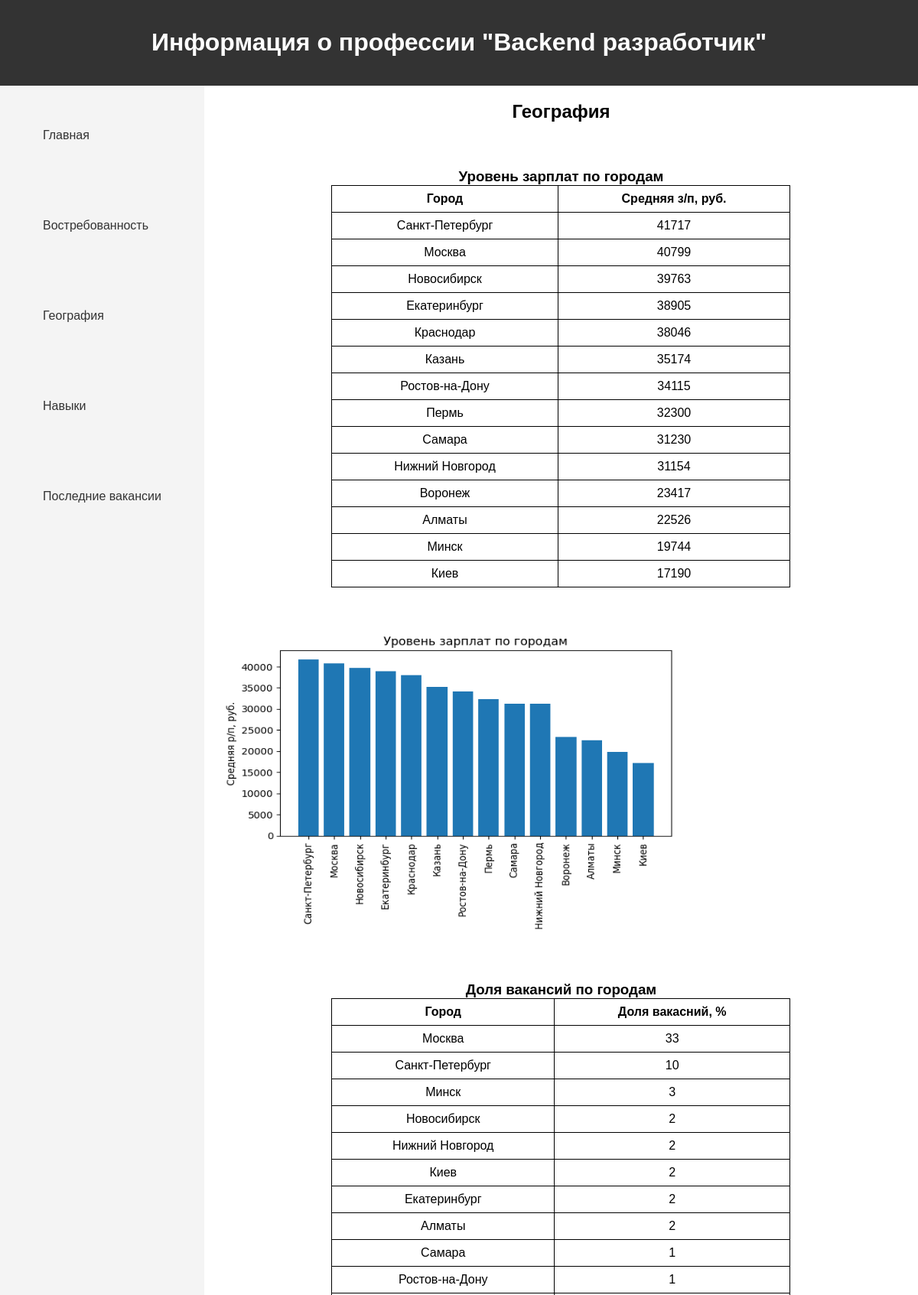
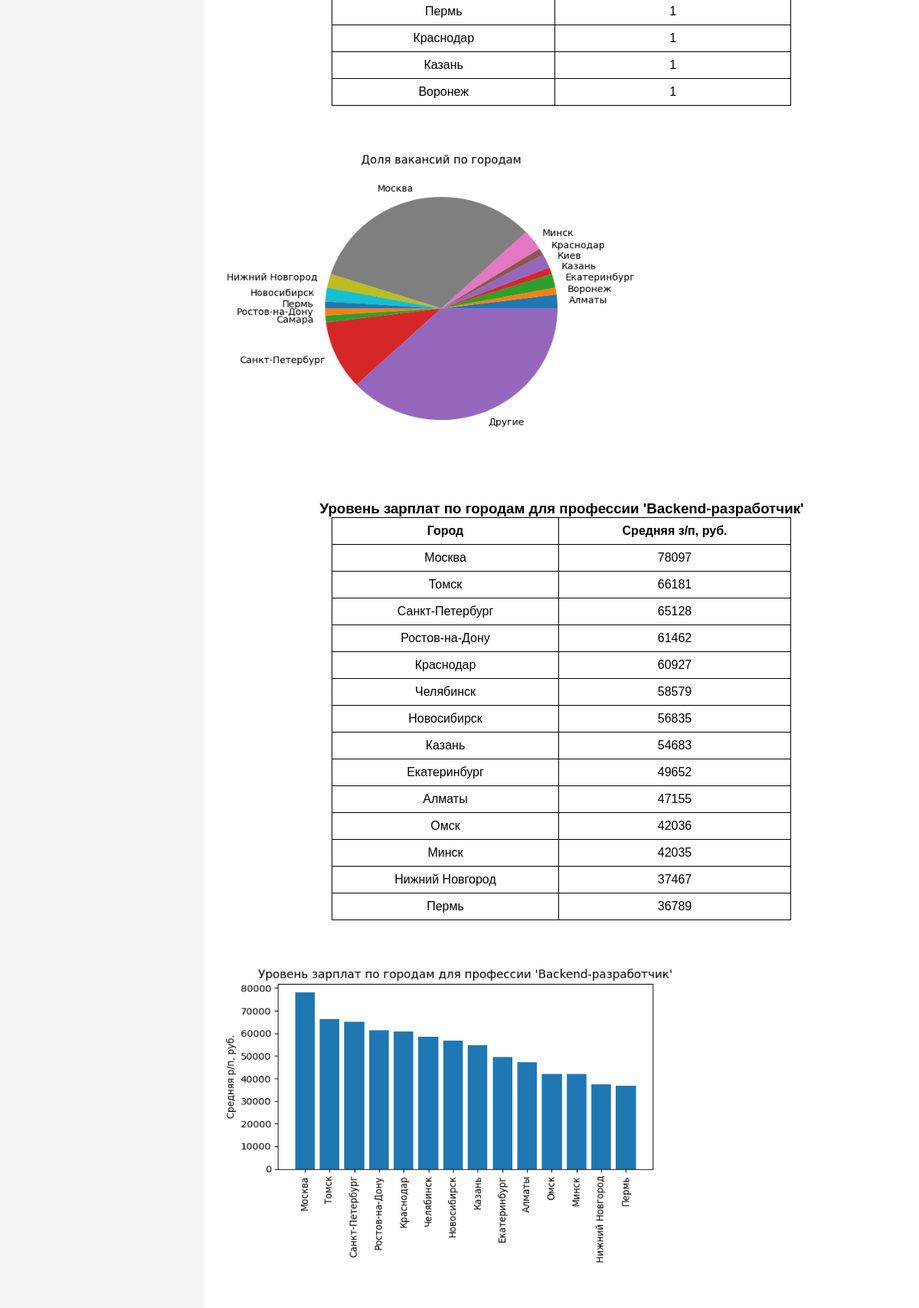
Page /geography/ (upper part) on the committed database (2 pictures, top to bottom).
### djangoProject/models.py (models this page shows)
class AllCitiesStat(models.Model):
    city = models.CharField(max_length=255)
    percent = models.IntegerField("Процент вакансий")
    salary = models.IntegerField("Средняя з/п")

class CitiesStatWithName(models.Model):
    city = models.CharField(max_length=255)
    percent = models.IntegerField("Процент вакансий")
    salary = models.IntegerField("Средняя з/п")

### djangoProject/views.py (the view)
# urls.py: path('geography/', views.geography_page, name='geography'),
def geography_page(request):
    all_cities_stat = models.AllCitiesStat.objects.all()
    cities_stat_with_name = models.CitiesStatWithName.objects.all()
    return render(request, "geography.html",
                  {"cities_with_name": cities_stat_with_name, "all_cities": all_cities_stat})

### templates/geography.html (shortened to what this page needs)
{% extends 'base.html' %}
{% load static %}
{% block main %}
<h2>География</h2>
<div class="container">
    <div class = 'my_table'>
        <h3 style="text-align: center">Уровень зарплат по городам</h3>
        <table>
            <thead>
                <tr>
                    <th>Город</th>
                    <th>Средняя з/п, руб.</th>
                </tr>
            </thead>
            <tbody>
            {% for city in all_cities|dictsort:"salary" reversed%}
                <tr>
                    <td>{{ city.city }}</td>
                    <td>{{ city.salary }}</td>
                </tr>
            {% endfor %}
            </tbody>
            </table>
    </div>
    <img src="{% static '/images/first_geo_graph.png' %}" height="400" width="600" alt="graph" style="margin-top: 35px">
    <div class = 'my_table'>
        <h3 style="text-align: center">Доля вакансий по городам</h3>
        <table>
            <thead>
                <tr>
                    <th>Город</th>
                    <th>Доля вакасний, %</th>
                </tr>
            </thead>
            <tbody>
            {% for city in all_cities|dictsort:"percent" reversed%}
                <tr>
                    <td>{{ city.city }}</td>
                    <td>{{ city.percent }}</td>
                </tr>
            {% endfor %}
            </tbody>
            </table>
    </div>
    <img src="{% static '/images/second_geo_graph.png' %}" height="400" width="550" alt="graph" style="margin-top: 35px">
    <div class = 'my_table'>
        <h3 style="text-align: center">Уровень зарплат по городам для профессии 'Backend-разработчик'</h3>
        <table>
            <thead>
                <tr>
                    <th>Город</th>
                    <th>Средняя з/п, руб.</th>
                </tr>
            </thead>
            <tbody>
            {% for city in cities_with_name|dictsort:"salary" reversed %}
                <tr>
                    <td>{{ city.city }}</td>
                    <td>{{ city.salary }}</td>
                </tr>
            {% endfor %}
            </tbody>
            </table>
    </div>
    <img src="{% static '/images/third_geo_graph.png' %}" height="400" width="600" alt="graph" style="margin-top: 35px">
    <div class = 'my_table'>
    </div>
</div>
{% endblock %}

### static/css/main.css (style rules this page uses)
html { width: 100%; height: 100%; }
body { display: flex; flex-direction: column; min-height: 100vh; margin: 0; font-family: Arial, sans-serif; width: 100%; height: 100%; }
h2 { text-align: center; }
h3 { margin-bottom: 0; margin-top: 40px; }
.container { position: relative; display: grid; grid-template-columns: repeat(auto-fill, minmax(500px, 1fr)); grid-gap: 20px; }
table { margin: auto; width: 600px; border-collapse: collapse; }
th, td { border: 1px solid #000000; padding: 8px; text-align: center; }
th { background-color: #ffffff; }

### rows in the picture
AllCitiesStat: city "Санкт-Петербург", salary "41717", percent "10"
AllCitiesStat: city "Москва", salary "40799", percent "33"
AllCitiesStat: city "Новосибирск", salary "39763", percent "2"
AllCitiesStat: city "Екатеринбург", salary "38905", percent "2"
AllCitiesStat: city "Краснодар", salary "38046", percent "1"
AllCitiesStat: city "Казань", salary "35174", percent "1"
AllCitiesStat: city "Ростов-на-Дону", salary "34115", percent "1"
AllCitiesStat: city "Пермь", salary "32300", percent "1"
AllCitiesStat: city "Самара", salary "31230", percent "1"
AllCitiesStat: city "Нижний Новгород", salary "31154", percent "2"
AllCitiesStat: city "Воронеж", salary "23417", percent "1"
AllCitiesStat: city "Алматы", salary "22526", percent "2"
AllCitiesStat: city "Минск", salary "19744", percent "3"
AllCitiesStat: city "Киев", salary "17190", percent "2"
CitiesStatWithName: city "Москва", salary "78097"
CitiesStatWithName: city "Томск", salary "66181"
CitiesStatWithName: city "Санкт-Петербург", salary "65128"
CitiesStatWithName: city "Ростов-на-Дону", salary "61462"
CitiesStatWithName: city "Краснодар", salary "60927"
CitiesStatWithName: city "Челябинск", salary "58579"
CitiesStatWithName: city "Новосибирск", salary "56835"
CitiesStatWithName: city "Казань", salary "54683"
CitiesStatWithName: city "Екатеринбург", salary "49652"
CitiesStatWithName: city "Алматы", salary "47155"
CitiesStatWithName: city "Омск", salary "42036"
CitiesStatWithName: city "Минск", salary "42035"
CitiesStatWithName: city "Нижний Новгород", salary "37467"
CitiesStatWithName: city "Пермь", salary "36789"
